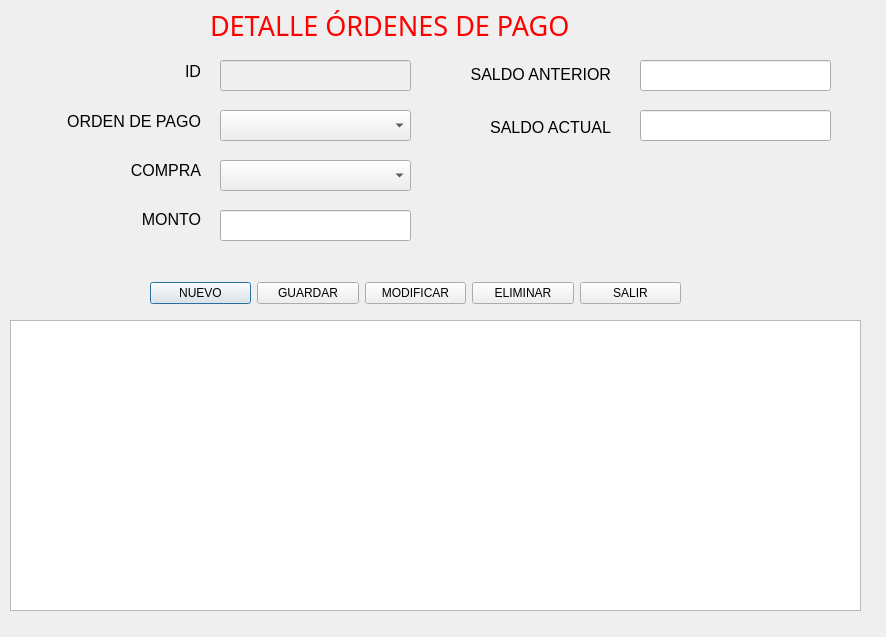
<?xml version="1.0" encoding="UTF-8"?>
<ui version="4.0">
 <class>Detalleordenespago</class>
 <widget class="QDialog" name="Detalleordenespago">
  <property name="geometry">
   <rect>
    <x>0</x>
    <y>0</y>
    <width>886</width>
    <height>637</height>
   </rect>
  </property>
  <property name="windowTitle">
   <string>Detalle Órdenes de Pago</string>
  </property>
  <widget class="QComboBox" name="cbCompra">
   <property name="geometry">
    <rect>
     <x>220</x>
     <y>160</y>
     <width>191</width>
     <height>31</height>
    </rect>
   </property>
  </widget>
  <widget class="QLabel" name="label">
   <property name="geometry">
    <rect>
     <x>210</x>
     <y>10</y>
     <width>401</width>
     <height>31</height>
    </rect>
   </property>
   <property name="font">
    <font>
     <family>MV Boli</family>
     <pointsize>20</pointsize>
     <underline>false</underline>
    </font>
   </property>
   <property name="styleSheet">
    <string notr="true">color: rgb(255, 0, 0);</string>
   </property>
   <property name="text">
    <string>DETALLE ÓRDENES DE PAGO</string>
   </property>
   <property name="textFormat">
    <enum>Qt::TextFormat::AutoText</enum>
   </property>
  </widget>
  <widget class="QTableView" name="tablaDetalleOrdenesPago">
   <property name="geometry">
    <rect>
     <x>10</x>
     <y>320</y>
     <width>851</width>
     <height>291</height>
    </rect>
   </property>
  </widget>
  <widget class="QWidget" name="layoutWidget_2">
   <property name="geometry">
    <rect>
     <x>150</x>
     <y>280</y>
     <width>531</width>
     <height>26</height>
    </rect>
   </property>
   <layout class="QHBoxLayout" name="horizontalLayout">
    <item>
     <widget class="QPushButton" name="btnNuevo">
      <property name="text">
       <string>NUEVO</string>
      </property>
      <property name="icon">
       <iconset theme="QIcon::ThemeIcon::FolderNew"/>
      </property>
     </widget>
    </item>
    <item>
     <widget class="QPushButton" name="btnGuardar">
      <property name="text">
       <string>GUARDAR</string>
      </property>
      <property name="icon">
       <iconset theme="QIcon::ThemeIcon::DocumentSave"/>
      </property>
     </widget>
    </item>
    <item>
     <widget class="QPushButton" name="btnModificar">
      <property name="text">
       <string>MODIFICAR</string>
      </property>
      <property name="icon">
       <iconset theme="QIcon::ThemeIcon::MailMessageNew"/>
      </property>
     </widget>
    </item>
    <item>
     <widget class="QPushButton" name="btnEliminar">
      <property name="text">
       <string>ELIMINAR</string>
      </property>
      <property name="icon">
       <iconset theme="QIcon::ThemeIcon::ApplicationExit"/>
      </property>
     </widget>
    </item>
    <item>
     <widget class="QPushButton" name="btnSalir">
      <property name="text">
       <string>SALIR</string>
      </property>
      <property name="icon">
       <iconset theme="QIcon::ThemeIcon::SystemLogOut"/>
      </property>
     </widget>
    </item>
   </layout>
  </widget>
  <widget class="QLineEdit" name="txtID">
   <property name="enabled">
    <bool>false</bool>
   </property>
   <property name="geometry">
    <rect>
     <x>220</x>
     <y>60</y>
     <width>191</width>
     <height>31</height>
    </rect>
   </property>
  </widget>
  <widget class="QLineEdit" name="txtMonto">
   <property name="geometry">
    <rect>
     <x>220</x>
     <y>210</y>
     <width>191</width>
     <height>31</height>
    </rect>
   </property>
  </widget>
  <widget class="QLineEdit" name="txtSaldoActual">
   <property name="geometry">
    <rect>
     <x>640</x>
     <y>110</y>
     <width>191</width>
     <height>31</height>
    </rect>
   </property>
  </widget>
  <widget class="QComboBox" name="cbOrdenPago">
   <property name="geometry">
    <rect>
     <x>220</x>
     <y>110</y>
     <width>191</width>
     <height>31</height>
    </rect>
   </property>
  </widget>
  <widget class="QWidget" name="layoutWidget">
   <property name="geometry">
    <rect>
     <x>10</x>
     <y>50</y>
     <width>191</width>
     <height>191</height>
    </rect>
   </property>
   <layout class="QVBoxLayout" name="_2">
    <item>
     <widget class="QLabel" name="labelID">
      <property name="font">
       <font>
        <family>Segoe UI</family>
        <pointsize>12</pointsize>
       </font>
      </property>
      <property name="text">
       <string>ID</string>
      </property>
      <property name="alignment">
       <set>Qt::AlignmentFlag::AlignRight|Qt::AlignmentFlag::AlignTrailing|Qt::AlignmentFlag::AlignVCenter</set>
      </property>
     </widget>
    </item>
    <item>
     <widget class="QLabel" name="labelOrdenPago">
      <property name="font">
       <font>
        <family>Segoe UI</family>
        <pointsize>12</pointsize>
       </font>
      </property>
      <property name="text">
       <string>ORDEN DE PAGO</string>
      </property>
      <property name="alignment">
       <set>Qt::AlignmentFlag::AlignRight|Qt::AlignmentFlag::AlignTrailing|Qt::AlignmentFlag::AlignVCenter</set>
      </property>
     </widget>
    </item>
    <item>
     <widget class="QLabel" name="labelCompra">
      <property name="font">
       <font>
        <pointsize>12</pointsize>
       </font>
      </property>
      <property name="text">
       <string>COMPRA</string>
      </property>
      <property name="alignment">
       <set>Qt::AlignmentFlag::AlignRight|Qt::AlignmentFlag::AlignTrailing|Qt::AlignmentFlag::AlignVCenter</set>
      </property>
     </widget>
    </item>
    <item>
     <widget class="QLabel" name="labelMonto">
      <property name="font">
       <font>
        <pointsize>12</pointsize>
       </font>
      </property>
      <property name="text">
       <string>MONTO</string>
      </property>
      <property name="alignment">
       <set>Qt::AlignmentFlag::AlignRight|Qt::AlignmentFlag::AlignTrailing|Qt::AlignmentFlag::AlignVCenter</set>
      </property>
     </widget>
    </item>
   </layout>
  </widget>
  <widget class="QLineEdit" name="txtSaldoAnterior">
   <property name="geometry">
    <rect>
     <x>640</x>
     <y>60</y>
     <width>191</width>
     <height>31</height>
    </rect>
   </property>
  </widget>
  <widget class="QWidget" name="layoutWidget_3">
   <property name="geometry">
    <rect>
     <x>430</x>
     <y>50</y>
     <width>181</width>
     <height>101</height>
    </rect>
   </property>
   <layout class="QVBoxLayout" name="_3">
    <item>
     <widget class="QLabel" name="labelSaldoAnterior">
      <property name="font">
       <font>
        <pointsize>12</pointsize>
       </font>
      </property>
      <property name="text">
       <string>SALDO ANTERIOR</string>
      </property>
      <property name="alignment">
       <set>Qt::AlignmentFlag::AlignRight|Qt::AlignmentFlag::AlignTrailing|Qt::AlignmentFlag::AlignVCenter</set>
      </property>
     </widget>
    </item>
    <item>
     <widget class="QLabel" name="labelSaldoActual">
      <property name="font">
       <font>
        <family>Segoe UI</family>
        <pointsize>12</pointsize>
       </font>
      </property>
      <property name="text">
       <string>SALDO ACTUAL</string>
      </property>
      <property name="alignment">
       <set>Qt::AlignmentFlag::AlignRight|Qt::AlignmentFlag::AlignTrailing|Qt::AlignmentFlag::AlignVCenter</set>
      </property>
     </widget>
    </item>
   </layout>
  </widget>
 </widget>
 <resources/>
 <connections/>
</ui>
